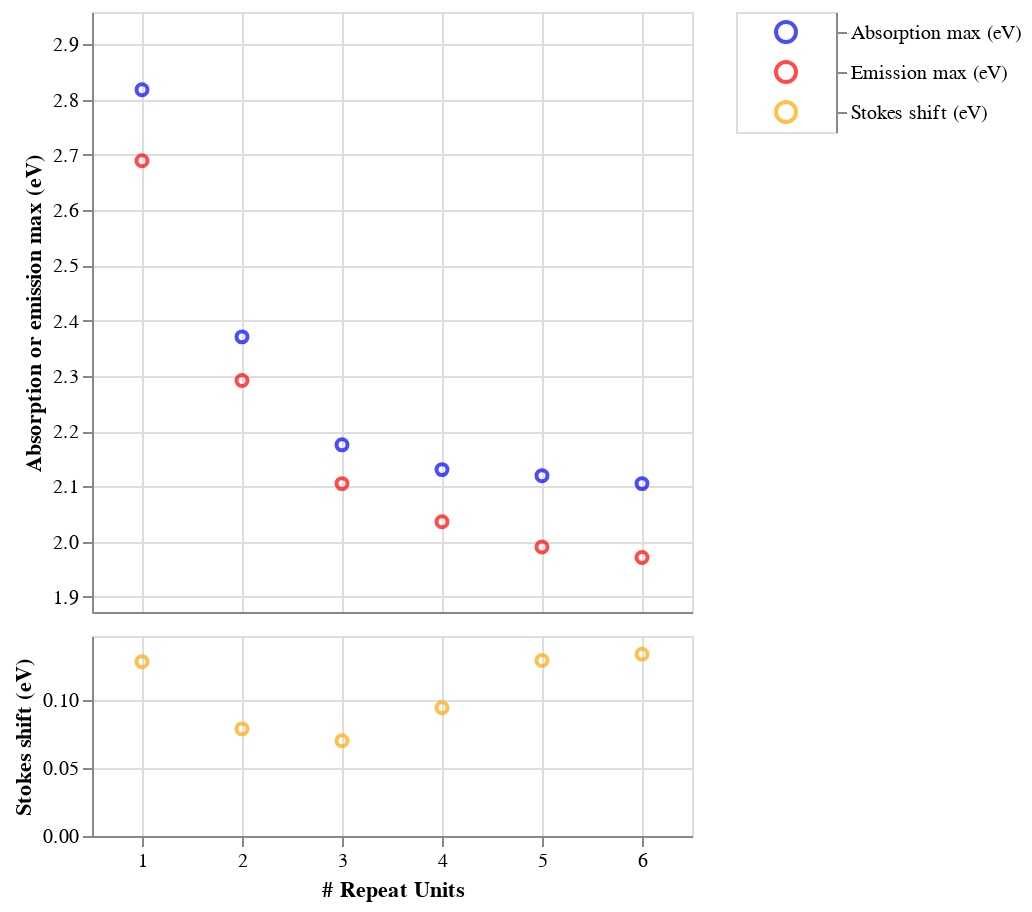

The cell this chart's notebook holds for it:
### Code cell
# First scatter plot for "Absorption max (eV)" and "Emission max (eV)" (upper part of the y-axis)
scatter_absorption = alt.Chart(df_matches).mark_point().encode(
    x='repeat_unit_match_count',
    y=alt.Y('Absorption max (eV)', scale=alt.Scale(domain=[y_min_eV, y_max_eV])),
    color=alt.value(absorption_color),
    tooltip=['repeat_unit_match_count', 'Absorption max (eV)']
)

scatter_emission = alt.Chart(df_matches).mark_point().encode(
    x='repeat_unit_match_count',
    y=alt.Y('Emission max (eV)', scale=alt.Scale(domain=[y_min_eV, y_max_eV])),  # Same y-axis range as absorption
    color=alt.value(emission_color),
    tooltip=['repeat_unit_match_count', 'Emission max (eV)']
)

# Second scatter plot for "Stokes shift (eV)" (lower part of the y-axis)
scatter_delta = alt.Chart(df_matches).mark_point().encode(
    x='repeat_unit_match_count',
    y=alt.Y('Stokes shift (eV)', scale=alt.Scale(domain=[0, delta_y_max])),  # Delta on a different y-axis range
    color=alt.value('orange'),
    tooltip=['repeat_unit_match_count', 'Stokes shift (eV)']
)

# Manual legend with explicit sort order
legend_data = pl.DataFrame({
    'Type': ['Absorption max (eV)', 'Emission max (eV)', 'Stokes shift (eV)'],
    'Color': [absorption_color, emission_color, 'orange']
})

legend = alt.Chart(legend_data).mark_point(size=100).encode(
    y=alt.Y('Type:N', sort=['Absorption max (eV)', 'Emission max (eV)', 'Stokes shift (eV)'],  # Explicit sort order
            axis=alt.Axis(orient='right', title=None)),
    color=alt.Color('Color:N', scale=None)
).properties(
    width=50
)

# Layer the two scatter plots, but apply y-axis breaks by separating ranges
upper_chart = alt.layer(
    scatter_absorption, scatter_emission
).encode(
    y=alt.Y(
        'Absorption max (eV)', 
        scale=alt.Scale(domain=[y_min_eV, y_max_eV]), 
        title="Absorption or emission max (eV)"
    ),
    x=alt.X(
        'repeat_unit_match_count', 
        scale=alt.Scale(domain=[0.5, max_x_value]), 
        title=None,
        axis=alt.Axis(labels=False, tickSize=0),
    )
)

lower_chart = scatter_delta.encode(
    y=alt.Y(
        'Stokes shift (eV)', 
        scale=alt.Scale(domain=[0, delta_y_max]), 
        title="Stokes shift (eV)"
    ),
    x=alt.X(
        'repeat_unit_match_count', 
        scale=alt.Scale(domain=[0.5, max_x_value]), 
        title="# Repeat Units"
    )
)

# Combine the two charts vertically with some padding to simulate a break
combined_chart = alt.vconcat(
    upper_chart.properties(height=300),
    lower_chart.properties(height=100),
    spacing=10  # Add space between charts to simulate axis break
).resolve_scale(
    x='shared'
)

# Display the combined chart with the legend
layered_chart = alt.hconcat(combined_chart, legend)

layered_chart.show()

### Figure 1 — Vega specification as saved in the notebook (floating-point values rounded to 4 significant figures)
{"$schema": "https://vega.github.io/schema/vega/v5.json", "data": [{"name": "source_0"}, {"name": "data_0", "values": [{"Absorption max (eV)": 2.818, "repeat_unit_match_count": 1}, {"Absorption max (eV)": 2.371, "repeat_unit_match_count": 2}, {"Absorption max (eV)": 2.175, "repeat_unit_match_count": 3}, {"Absorption max (eV)": 2.13, "repeat_unit_match_count": 4}, {"Absorption max (eV)": 2.119, "repeat_unit_match_count": 5}, {"Absorption max (eV)": 2.105, "repeat_unit_match_count": 6}]}, {"name": "data_1", "values": [{"Emission max (eV)": 2.689, "repeat_unit_match_count": 1}, {"Emission max (eV)": 2.292, "repeat_unit_match_count": 2}, {"Emission max (eV)": 2.105, "repeat_unit_match_count": 3}, {"Emission max (eV)": 2.036, "repeat_unit_match_count": 4}, {"Emission max (eV)": 1.99, "repeat_unit_match_count": 5}, {"Emission max (eV)": 1.971, "repeat_unit_match_count": 6}]}, {"name": "data_2", "values": [{"Stokes shift (eV)": 0.1284, "repeat_unit_match_count": 1}, {"Stokes shift (eV)": 0.07887, "repeat_unit_match_count": 2}, {"Stokes shift (eV)": 0.07017, "repeat_unit_match_count": 3}, {"Stokes shift (eV)": 0.09445, "repeat_unit_match_count": 4}, {"Stokes shift (eV)": 0.1293, "repeat_unit_match_count": 5}, {"Stokes shift (eV)": 0.1339, "repeat_unit_match_count": 6}]}, {"name": "source_1", "values": [{"Color": "blue", "Type": "Absorption max (eV)", "y_Type_sort_index": 0.0}, {"Color": "red", "Type": "Emission max (eV)", "y_Type_sort_index": 1.0}, {"Color": "orange", "Type": "Stokes shift (eV)", "y_Type_sort_index": 2.0}]}, {"name": "source_1_concat_1_y_domain_Type", "values": [{"Type": "Absorption max (eV)", "sort_field": 0.0}, {"Type": "Emission max (eV)", "sort_field": 1.0}, {"Type": "Stokes shift (eV)", "sort_field": 2.0}]}], "signals": [{"name": "concat_0_width", "value": 300}, {"name": "concat_0_concat_0_height", "value": 300}, {"name": "concat_0_concat_1_height", "value": 100}, {"name": "concat_1_width", "value": 50}, {"name": "concat_1_y_step", "value": 20}, {"name": "concat_1_height", "update": "bandspace(domain('concat_1_y').length, 1, 0.5) * concat_1_y_step"}], "marks": [{"type": "group", "name": "concat_0_group", "marks": [{"type": "group", "name": "concat_0_concat_0_group", "encode": {"update": {"width": {"signal": "concat_0_width"}, "height": {"signal": "concat_0_concat_0_height"}}}, "marks": [{"type": "symbol", "name": "concat_0_concat_0_layer_0_marks", "from": {"data": "data_0"}, "encode": {"update": {"fill": {"value": "transparent"}, "opacity": {"value": 0.7}, "y": {"field": "Absorption max (eV)", "scale": "concat_0_concat_0_y"}, "x": {"field": "repeat_unit_match_count", "scale": "concat_0_x"}, "tooltip": {"signal": "{\"repeat_unit_match_count\": format(datum[\"repeat_unit_match_count\"], \"\"), \"Absorption max (eV)\": format(datum[\"Absorption max (eV)\"], \"\")}"}, "stroke": {"value": "blue"}}}, "style": ["point"]}, {"type": "symbol", "name": "concat_0_concat_0_layer_1_marks", "from": {"data": "data_1"}, "encode": {"update": {"fill": {"value": "transparent"}, "x": {"field": "repeat_unit_match_count", "scale": "concat_0_x"}, "tooltip": {"signal": "{\"repeat_unit_match_count\": format(datum[\"repeat_unit_match_count\"], \"\"), \"Emission max (eV)\": format(datum[\"Emission max (eV)\"], \"\")}"}, "opacity": {"value": 0.7}, "y": {"field": "Emission max (eV)", "scale": "concat_0_concat_0_y"}, "stroke": {"value": "red"}}}, "style": ["point"]}], "axes": [{"scale": "concat_0_x", "gridScale": "concat_0_concat_0_y", "ticks": false, "grid": true, "orient": "bottom", "tickCount": {"signal": "ceil(concat_0_width/40)"}, "minExtent": 0, "zindex": 0, "labels": false, "aria": false, "maxExtent": 0, "domain": false}, {"scale": "concat_0_concat_0_y", "zindex": 0, "aria": false, "domain": false, "maxExtent": 0, "minExtent": 0, "grid": true, "orient": "left", "labels": false, "ticks": false, "tickCount": {"signal": "ceil(concat_0_concat_0_height/40)"}, "gridScale": "concat_0_x"}, {"scale": "concat_0_x", "tickCount": {"signal": "ceil(concat_0_width/40)"}, "orient": "bottom", "zindex": 0, "labelOverlap": true, "grid": false, "tickSize": 0, "labels": false, "labelFlush": true}, {"scale": "concat_0_concat_0_y", "title": "Absorption or emission max (eV)", "grid": false, "labelOverlap": true, "tickCount": {"signal": "ceil(concat_0_concat_0_height/40)"}, "orient": "left", "zindex": 0}], "style": "cell"}, {"type": "group", "name": "concat_0_concat_1_group", "encode": {"update": {"height": {"signal": "concat_0_concat_1_height"}, "width": {"signal": "concat_0_width"}}}, "marks": [{"type": "symbol", "name": "concat_0_concat_1_marks", "from": {"data": "data_2"}, "encode": {"update": {"tooltip": {"signal": "{\"repeat_unit_match_count\": format(datum[\"repeat_unit_match_count\"], \"\"), \"Stokes shift (eV)\": format(datum[\"Stokes shift (eV)\"], \"\")}"}, "y": {"field": "Stokes shift (eV)", "scale": "concat_0_concat_1_y"}, "fill": {"value": "transparent"}, "stroke": {"value": "orange"}, "opacity": {"value": 0.7}, "x": {"field": "repeat_unit_match_count", "scale": "concat_0_x"}}}, "style": ["point"]}], "axes": [{"scale": "concat_0_x", "grid": true, "ticks": false, "minExtent": 0, "aria": false, "orient": "bottom", "labels": false, "tickCount": {"signal": "ceil(concat_0_width/40)"}, "maxExtent": 0, "domain": false, "zindex": 0, "gridScale": "concat_0_concat_1_y"}, {"scale": "concat_0_concat_1_y", "minExtent": 0, "maxExtent": 0, "tickCount": {"signal": "ceil(concat_0_concat_1_height/40)"}, "orient": "left", "labels": false, "aria": false, "gridScale": "concat_0_x", "ticks": false, "grid": true, "domain": false, "zindex": 0}, {"scale": "concat_0_x", "grid": false, "orient": "bottom", "title": "# Repeat Units", "labelOverlap": true, "labelFlush": true, "tickCount": {"signal": "ceil(concat_0_width/40)"}, "zindex": 0}, {"scale": "concat_0_concat_1_y", "tickCount": {"signal": "ceil(concat_0_concat_1_height/40)"}, "grid": false, "labelOverlap": true, "title": "Stokes shift (eV)", "zindex": 0, "orient": "left"}], "style": "cell"}], "layout": {"padding": 10, "columns": 1, "bounds": "full", "align": "each"}}, {"type": "group", "name": "concat_1_group", "encode": {"update": {"height": {"signal": "concat_1_height"}, "width": {"signal": "concat_1_width"}}}, "signals": [{"name": "width", "update": "concat_1_width"}], "marks": [{"type": "symbol", "name": "concat_1_marks", "from": {"data": "source_1"}, "encode": {"update": {"size": {"value": 100}, "opacity": {"value": 0.7}, "stroke": {"field": "Color"}, "x": {"signal": "concat_1_width", "mult": 0.5}, "y": {"field": "Type", "scale": "concat_1_y"}, "fill": {"value": "transparent"}}}, "style": ["point"]}], "axes": [{"scale": "concat_1_y", "orient": "right", "grid": false, "zindex": 0}], "style": "cell"}], "scales": [{"name": "concat_0_x", "type": "linear", "domain": [0.5, 6.5], "range": [0, {"signal": "concat_0_width"}], "zero": false}, {"name": "concat_0_concat_0_y", "type": "linear", "domain": [1.873, 2.959], "range": [{"signal": "concat_0_concat_0_height"}, 0], "zero": false}, {"name": "concat_0_concat_1_y", "type": "linear", "domain": [0, 0.1472], "range": [{"signal": "concat_0_concat_1_height"}, 0], "zero": true}, {"name": "concat_1_y", "type": "point", "domain": {"data": "source_1_concat_1_y_domain_Type", "field": "Type", "sort": {"op": "max", "field": "sort_field"}}, "range": {"step": {"signal": "concat_1_y_step"}}, "padding": 0.5}], "padding": 5, "layout": {"padding": 20, "bounds": "full", "align": "each"}, "background": "white"}
